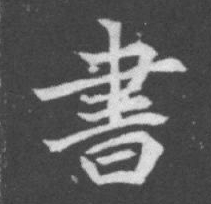
#> input picture assets/beitie_book.png, 211 x 204 px
$ python rampup_img_morphology.py
#> lines starting #> are read from the running program, lines starting #| are printed output that depends on the picture
import cv2
import numpy as np

img = cv2.imread("assets/beitie_book.png")
#> img is the input picture: shape (204, 211, 3); min 54, max 233, mean 94.6
cv2.imshow('Original', img)

# erode via manual building kernel
size = (11, 11)
kernel = np.ones(size, np.uint8)
erode = cv2.erode(img, kernel, iterations=1)
cv2.imshow('Erode', erode)

# erode via cv2.getStructuringElement
kernel2 = cv2.getStructuringElement(cv2.MORPH_CROSS, size)
erode2 = cv2.erode(img, kernel2, iterations=1)
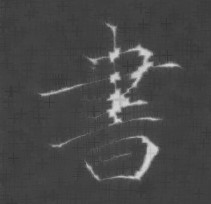
#> erode2: shape (204, 211, 3); min 54, max 212, mean 71.1
cv2.imshow('Erode2', erode2)

# dilate
dilate = cv2.dilate(img, kernel, iterations=1)
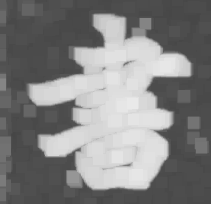
#> dilate: shape (204, 211, 3); min 70, max 233, mean 128.9
cv2.imshow('Dilate', dilate)

# Morphology open: erode then dilate, can be used to remove noise on the background
img_open = cv2.imread('assets/morphology_open.png')
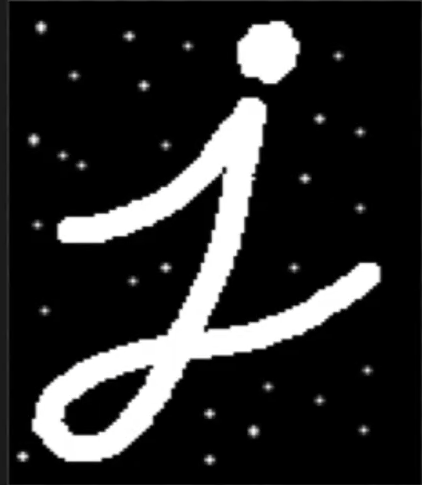
#> input picture assets/morphology_open.png, 422 x 485 px
#> img_open is the input picture: shape (485, 422, 3); mean B, G, R 41.2, 41.2, 41.2
cv2.imshow('img_open', img_open)
morphology_open = cv2.morphologyEx(img_open, cv2.MORPH_OPEN, kernel)
cv2.imshow('morphology_open', morphology_open)

# Morphology close: dilate then erode, can be used to remove noise in the target
img_close = cv2.imread('assets/morphology_close.png')
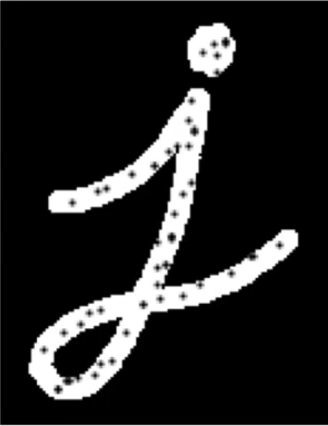
#> input picture assets/morphology_close.png, 328 x 426 px
#> img_close is the input picture: shape (426, 328, 3); mean B, G, R 36.2, 36.2, 36.2
cv2.imshow('img_close', img_close)
morphology_close = cv2.morphologyEx(img_close, cv2.MORPH_CLOSE, kernel)
cv2.imshow('morphology_close', morphology_close)

# Morphology gradient: original - erode, can be used to find the edges
kernel3 = cv2.getStructuringElement(cv2.MORPH_RECT, (5,5))
gradient = cv2.morphologyEx(img_open, cv2.MORPH_GRADIENT, kernel3)
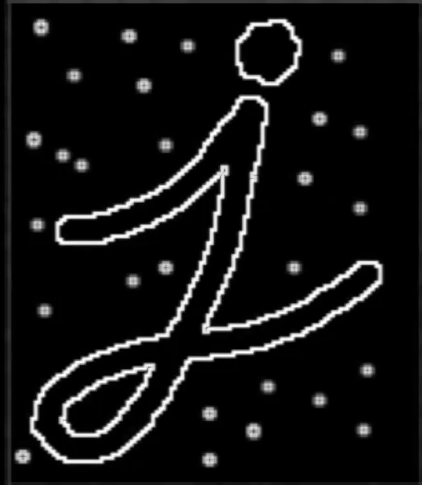
#> gradient: shape (485, 422, 3); mean B, G, R 18.6, 18.6, 18.6
cv2.imshow('morphology_gradient', gradient)

# Morphology tophat: original - open, can be used to find the noise
tophat = cv2.morphologyEx(img_open, cv2.MORPH_TOPHAT, kernel3)
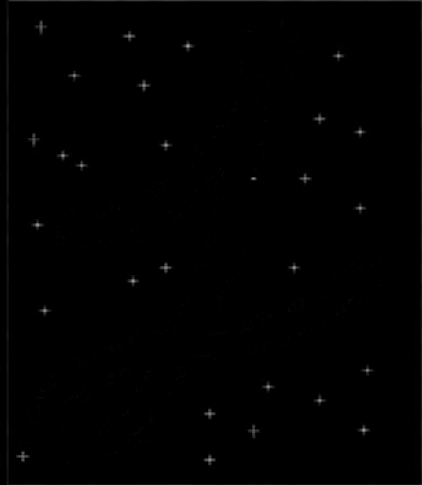
#> tophat: shape (485, 422, 3); mean B, G, R 0.9, 0.9, 0.9
cv2.imshow('morphology_tophat', tophat)

# Morphology blackhat: close - original, can be used to find the noise in the target
blackhat = cv2.morphologyEx(img_close, cv2.MORPH_BLACKHAT, kernel3)
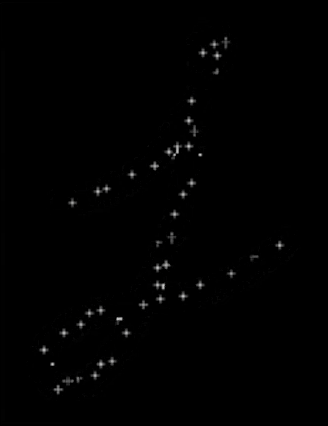
#> blackhat: shape (426, 328, 3); mean B, G, R 1.3, 1.3, 1.3
cv2.imshow('morphology_blackhat', blackhat)

key = cv2.waitKey(0)
#> (key x is pressed here)
if(key & 0xFF ==ord('x')):
    print('exit')
    exit()
#> (the program exits here)
